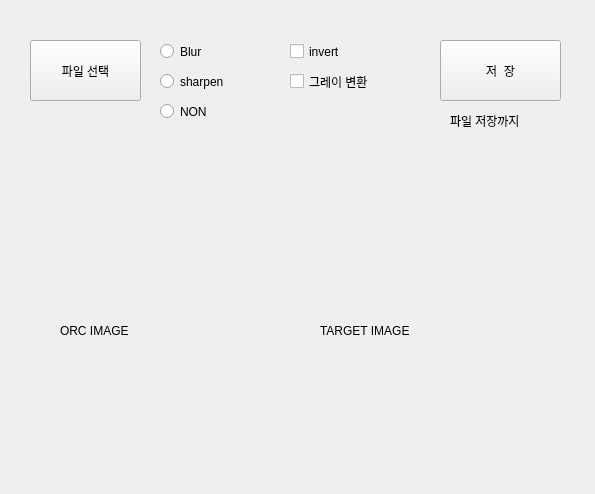
<?xml version="1.0" encoding="UTF-8"?>
<ui version="4.0">
 <class>Form</class>
 <widget class="QWidget" name="Form">
  <property name="geometry">
   <rect>
    <x>0</x>
    <y>0</y>
    <width>595</width>
    <height>494</height>
   </rect>
  </property>
  <property name="windowTitle">
   <string>Form</string>
  </property>
  <widget class="QPushButton" name="BTN1">
   <property name="geometry">
    <rect>
     <x>30</x>
     <y>40</y>
     <width>111</width>
     <height>61</height>
    </rect>
   </property>
   <property name="text">
    <string>파일 선택</string>
   </property>
  </widget>
  <widget class="QCheckBox" name="CHB1">
   <property name="geometry">
    <rect>
     <x>290</x>
     <y>70</y>
     <width>92</width>
     <height>23</height>
    </rect>
   </property>
   <property name="text">
    <string>그레이 변환</string>
   </property>
  </widget>
  <widget class="QCheckBox" name="CHB2">
   <property name="geometry">
    <rect>
     <x>290</x>
     <y>40</y>
     <width>92</width>
     <height>23</height>
    </rect>
   </property>
   <property name="text">
    <string>invert</string>
   </property>
  </widget>
  <widget class="QPushButton" name="BTN2">
   <property name="geometry">
    <rect>
     <x>440</x>
     <y>40</y>
     <width>121</width>
     <height>61</height>
    </rect>
   </property>
   <property name="text">
    <string>저  장</string>
   </property>
  </widget>
  <widget class="QLabel" name="LE">
   <property name="geometry">
    <rect>
     <x>60</x>
     <y>240</y>
     <width>201</width>
     <height>181</height>
    </rect>
   </property>
   <property name="text">
    <string>ORC IMAGE</string>
   </property>
  </widget>
  <widget class="QLabel" name="LE2">
   <property name="geometry">
    <rect>
     <x>320</x>
     <y>240</y>
     <width>201</width>
     <height>181</height>
    </rect>
   </property>
   <property name="text">
    <string>TARGET IMAGE</string>
   </property>
  </widget>
  <widget class="QRadioButton" name="RB1">
   <property name="geometry">
    <rect>
     <x>160</x>
     <y>40</y>
     <width>112</width>
     <height>23</height>
    </rect>
   </property>
   <property name="text">
    <string>Blur</string>
   </property>
  </widget>
  <widget class="QRadioButton" name="RB2">
   <property name="geometry">
    <rect>
     <x>160</x>
     <y>70</y>
     <width>112</width>
     <height>23</height>
    </rect>
   </property>
   <property name="text">
    <string>sharpen</string>
   </property>
  </widget>
  <widget class="QLabel" name="LE3">
   <property name="geometry">
    <rect>
     <x>450</x>
     <y>110</y>
     <width>101</width>
     <height>21</height>
    </rect>
   </property>
   <property name="text">
    <string>파일 저장까지</string>
   </property>
  </widget>
  <widget class="QRadioButton" name="RB3">
   <property name="geometry">
    <rect>
     <x>160</x>
     <y>100</y>
     <width>112</width>
     <height>23</height>
    </rect>
   </property>
   <property name="text">
    <string>NON</string>
   </property>
  </widget>
 </widget>
 <resources/>
 <connections/>
</ui>
